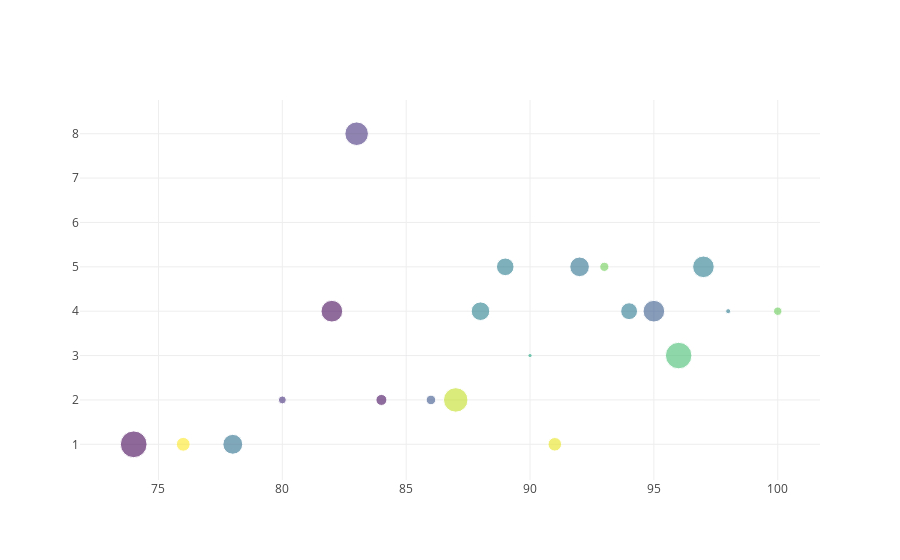

Write notebook code for a chart like this one.
### Markdown cell above
## Scatter Diagram of the total number of courses by grade received

### Code cell
colors = np.random.rand(100)
sz = np.random.rand(100)*30
fig = go.Figure()
fig.add_scatter(x=df3c.index,
                y=df3c['Course Name'],
                mode='markers',
                marker={'size': sz,
                        'color': colors,
                        'opacity': 0.6,
                        'colorscale': 'Viridis'
                       });
iplot(fig)
